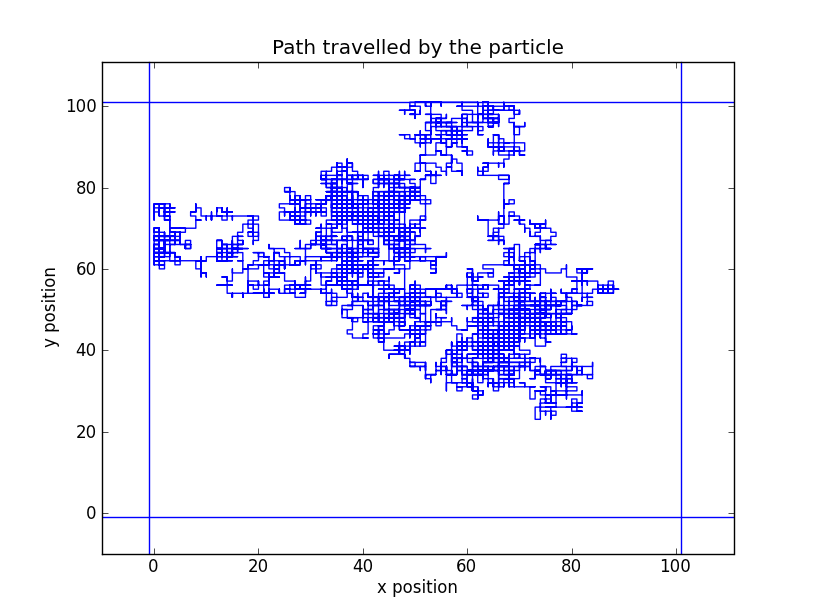

Write the Python code that produced this figure.
# PHY407, Fall 2015, Question 2a
# Author: DUONG, BANG CHI

# Import modules
from __future__ import division, print_function
from pylab import plot, imshow, gray, draw, savefig, title, \
     xlabel, ylabel, figure, xlim, ylim, axvline, axhline, show,\
     ion, zeros, arange

from visual import sphere, rate, display
from random import randint

# Define constants
L = 101 # length  of the lattice

i = 50
j = 50

i_list = []
j_list = []

# Animation

d = display()
s = sphere()
s.pos = i,j,0

d.autoscale = False
for t in arange(1e4):
	#rate(30)
	s.pos = i-50,j-50,0
	
	direction = randint(1,4)	
	if direction == 1: 
		if i==L: continue
		i+=1 # move right
	elif direction == 2:
		if i==0: continue
		i-=1 # move left
	elif direction == 3:
		if j==L: continue
		j+=1 # move up
	elif direction == 4:
		if j==0: continue
		j-=1 # move down

	i_list.append(i)
	j_list.append(j)

# Plot the path of the particle
plot(i_list,j_list)
title('Path travelled by the particle')
xlabel('x position')
ylabel('y position')
xlim(-10,L+10)
ylim(-10,L+10)
axvline(-1); axvline(L)
axhline(-1); axhline(L)
show()
		
